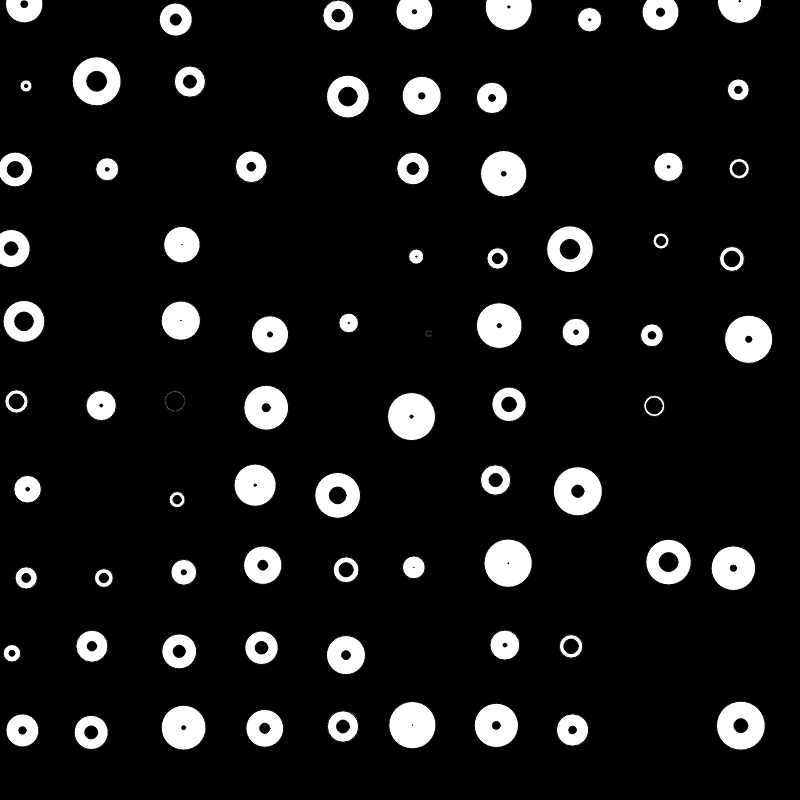
Frame 1 (no input)
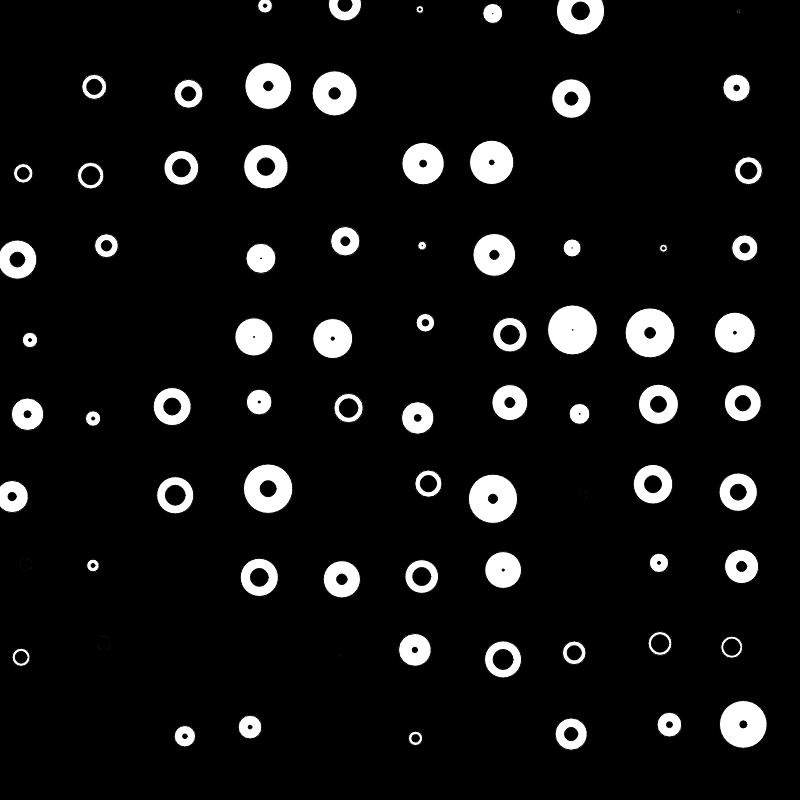
Frame 2 (the mouse pressed at the canvas centre, redrawn once)

The p5.js sketch that drew these frames (run headless with seeded random() and noise() and a simulated clock; the mouse was pressed at the canvas centre and the sketch redrawn once):

// p5.js sketch
// ── sketch.js
function setup() {
  createCanvas(800, 800);
  
  // if you call noLoop in setup, then draw() will run exactly once
  noLoop();
}

function draw() {
  
  background(0);
  
  for (var i=0; i<10; i++) {
    for (var j=0; j<10; j++) {
      
      var x = 20 + 80*i + random(-10, 10);
      var y = random(20) + 80*j;
      var rad1 = random(50);
      var rad2 = random(20);
      
      fill(255);
      ellipse(x, y, rad1, rad1);
      
      fill(0);
      ellipse(x, y, rad2, rad2);
      
    }
  }


}
